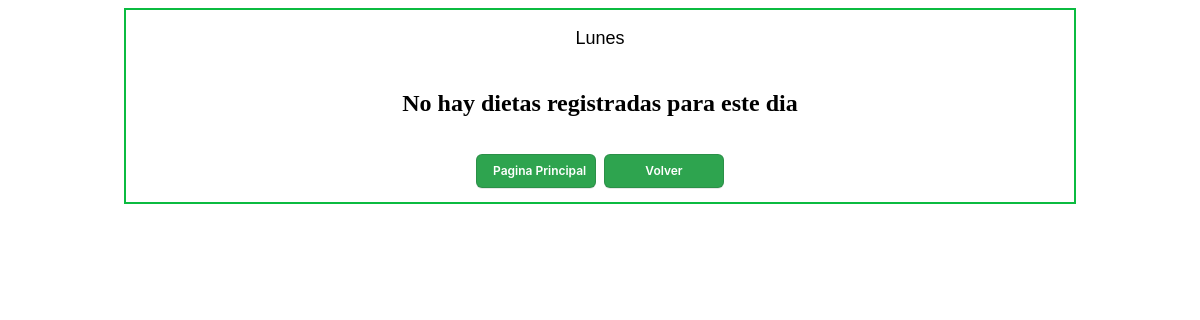
/views/dieta/detalles.php?dni=27838471&dia=Lunes, run on an earlier commit of the app's database.
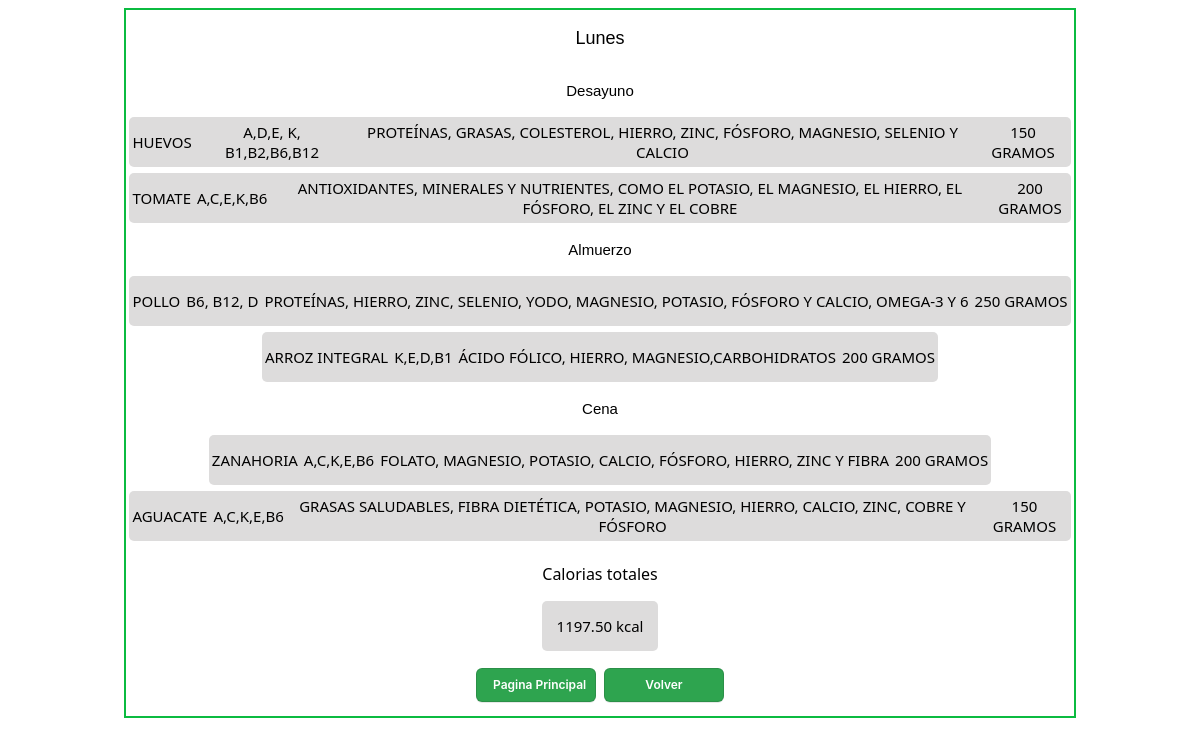
And on a later commit of the database.
### tables this page shows
CREATE TABLE `dietas` (
  `id_dieta` int NOT NULL,
  `dia_id` int NOT NULL,
  `id_tipo` int NOT NULL,
  `id_alimento` int NOT NULL,
  `gramos` int NOT NULL,
  `fecha` datetime DEFAULT NULL,
  PRIMARY KEY (`id_dieta`,`dia_id`,`id_tipo`,`id_alimento`),
  KEY `dietas_dia_id_dia_id_dia` (`dia_id`),
  KEY `dietas_id_tipo_tipo_comida_id_tipo` (`id_tipo`),
  KEY `dietas_id_alimento_alimentos_id_alimento` (`id_alimento`),
  CONSTRAINT `dietas_dia_id_dia_id_dia` FOREIGN KEY (`dia_id`) REFERENCES `dia` (`id_dia`),
  CONSTRAINT `dietas_id_alimento_alimentos_id_alimento` FOREIGN KEY (`id_alimento`) REFERENCES `alimentos` (`id_alimento`),
  CONSTRAINT `dietas_id_dieta_pacientes_dni` FOREIGN KEY (`id_dieta`) REFERENCES `pacientes` (`dni`),
  CONSTRAINT `dietas_id_tipo_tipo_comida_id_tipo` FOREIGN KEY (`id_tipo`) REFERENCES `tipo_comida` (`id_tipo`)
);

CREATE TABLE `tipo_comida` (
  `id_tipo` int NOT NULL AUTO_INCREMENT,
  `nombre` varchar(25) NOT NULL,
  PRIMARY KEY (`id_tipo`)
);

CREATE TABLE `alimentos` (
  `id_alimento` int NOT NULL AUTO_INCREMENT,
  `nombre` varchar(100) NOT NULL,
  `calorias` int NOT NULL,
  `vitaminas` varchar(100) NOT NULL,
  `aporte_nutricional` varchar(255) NOT NULL,
  PRIMARY KEY (`id_alimento`),
  UNIQUE KEY `nombre` (`nombre`)
);

### database/consultas.php (called while the page is built, shortened)
<?php
$sql = "SELECT
`nutricionista1`.`dietas`.`fecha` AS `FECHA`,
`nutricionista1`.`dia`.`nombre` AS `DIA`,
`nutricionista1`.`tipo_comida`.`nombre` AS `TIPO`,
`nutricionista1`.`alimentos`.`nombre` AS `ALIMENTO`,
`nutricionista1`.`alimentos`.`vitaminas` AS `VITAMINAS`,
`nutricionista1`.`alimentos`.`aporte_nutricional` AS `NUTRIENTES`,
`nutricionista1`.`dietas`.`gramos` AS `GRAMOS`
FROM
((((`nutricionista1`.`dietas`
JOIN `nutricionista1`.`pacientes` ON ((`nutricionista1`.`dietas`.`id_dieta` = `nutricionista1`.`pacientes`.`dni`)))
JOIN `nutricionista1`.`dia` ON ((`nutricionista1`.`dia`.`id_dia` = `nutricionista1`.`dietas`.`dia_id`)))
JOIN `nutricionista1`.`tipo_comida` ON ((`nutricionista1`.`dietas`.`id_tipo` = `nutricionista1`.`tipo_comida`.`id_tipo`)))
JOIN `nutricionista1`.`alimentos` ON ((`nutricionista1`.`dietas`.`id_alimento` = `nutricionista1`.`alimentos`.`id_alimento`)))
WHERE
((`nutricionista1`.`dia`.`nombre` = :dia)
    AND (`nutricionista1`.`pacientes`.`dni` = :dni))";
$sql1 = "SELECT
ROUND(SUM(((`alimentos`.`calorias` * `dietas`.`gramos`) / 100)),
        2) AS `CaloriasTotales`
FROM
((((`dietas`
JOIN `pacientes` ON ((`dietas`.`id_dieta` = `pacientes`.`dni`)))
JOIN `dia` ON ((`dia`.`id_dia` = `dietas`.`dia_id`)))
JOIN `tipo_comida` ON ((`dietas`.`id_tipo` = `tipo_comida`.`id_tipo`)))
JOIN `alimentos` ON ((`dietas`.`id_alimento` = `alimentos`.`id_alimento`)))
WHERE
((`dia`.`nombre` = :dia)
    AND (`pacientes`.`dni` = :dni))";
?>

### views/dieta/detalles.php (the view, shortened to what this page needs)
<?php
    require_once("../../database/database.php");
    require_once("../../database/consultas.php");
    if(isset($_GET["dni"]) && isset($_GET["dia"])){
        $dni = $_GET["dni"];
        $dia = $_GET["dia"];
    }
    $registros1=$conn->prepare($sql);
	$registros1->execute(array(":dni"=>$dni,":dia"=>$dia));
	$registros=$registros1->fetchAll();
    $tipo = " ";
    $calorias = $conn->prepare($sql1);
    $calorias->execute(array(":dia"=>$dia,":dni"=>$dni));
    $count = $calorias->fetchColumn();
?>
<!DOCTYPE html>
<html lang="en">
<head>
    <link rel="stylesheet" href="./detalle.css">
</head>
<body>
    <div class="container">
        <div class="container-item">
                <div class="title">
                    <p class="text-day"><?php echo $dia?></p>
                </div>
                <?php if($registros): ?>
                <?php foreach ($registros as $key):?>
                <?php if($key["TIPO"] !== $tipo): ?>
                <?php $tipo = $key["TIPO"] ?>
                <div class="body">
                    <p class="text-tipo"><?php echo $key["TIPO"]?></p>
                </div>
                <?php endif;?>
                <div class="list-group">
                    <div class="list-item">
                        <div class="item"><?php echo $key["ALIMENTO"]?></div>
                        <div class="item"> <p><?php echo $key["VITAMINAS"]?></p></div>
                        <div class="item"><p><?php echo $key["NUTRIENTES"]?></p></div>
                        <div class="item"><p><?php echo $key["GRAMOS"]?> gramos</p></div>
                    </div>
                </div>
                <?php endforeach; ?>
                <div class="list-group">
                    <p class="text-calorias">Calorias totales</p>
                    <div class="list-item"><?php echo $count?> kcal</div>
                </div>
                <?php else:?>
                    <div class="list-group">
                        <h2>No hay dietas registradas para este dia</h2>
                    </div>
                <?php endif;?>
                <div class="container-btn">
                    <a href="../../index.php">
                        <button class="btn">Pagina Principal</button>
                    </a>
                    <a href="verDieta.php?dni=<?php echo $dni?>&dia=<?php echo $dia?>">
                        <button class="btn">Volver</button>
                    </a>
                </div>
        </div>
    </div>
</body>
</html>

What changed in the data, as far as the page shows it:
added dietas: id_tipo.nombre "Desayuno", id_alimento.nombre "HUEVOS", id_alimento.vitaminas "A,D,E, K, B1,B2,B6,B12", id_alimento.aporte_nutricional "PROTEÍNAS, GRASAS, COLESTEROL, HIERRO, ZINC, FÓSFORO, MAGNESIO, SELENIO Y CALCIO", gramos "150"
added dietas: id_alimento.nombre "TOMATE", id_alimento.vitaminas "A,C,E,K,B6", id_alimento.aporte_nutricional "ANTIOXIDANTES, MINERALES Y NUTRIENTES, COMO EL POTASIO, EL MAGNESIO, EL HIERRO, EL FÓSFORO, EL ZINC Y EL COBRE", gramos "200"
added dietas: id_tipo.nombre "Almuerzo", id_alimento.nombre "POLLO", id_alimento.vitaminas "B6, B12, D", id_alimento.aporte_nutricional "PROTEÍNAS, HIERRO, ZINC, SELENIO, YODO, MAGNESIO, POTASIO, FÓSFORO Y CALCIO, OMEGA-3 Y 6", gramos "250"
added dietas: id_alimento.nombre "ARROZ INTEGRAL", id_alimento.vitaminas "K,E,D,B1", id_alimento.aporte_nutricional "ÁCIDO FÓLICO, HIERRO, MAGNESIO,CARBOHIDRATOS", gramos "200"
added dietas: id_tipo.nombre "Cena", id_alimento.nombre "ZANAHORIA", id_alimento.vitaminas "A,C,K,E,B6", id_alimento.aporte_nutricional "FOLATO, MAGNESIO, POTASIO, CALCIO, FÓSFORO, HIERRO, ZINC Y FIBRA", gramos "200"
added dietas: id_alimento.nombre "AGUACATE", id_alimento.vitaminas "A,C,K,E,B6", id_alimento.aporte_nutricional "GRASAS SALUDABLES, FIBRA DIETÉTICA, POTASIO, MAGNESIO, HIERRO, CALCIO, ZINC, COBRE Y FÓSFORO", gramos "150"
Also different on the page:
$count: (not shown) → "1197.50"
text no longer shown: "No hay dietas registradas para este dia"
text now shown: "Calorias totales kcal"
